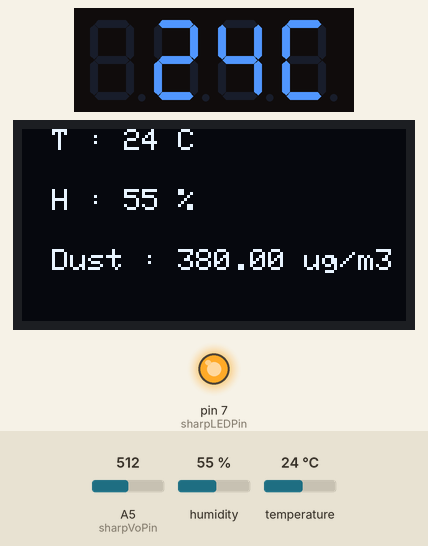
Bench run of a sketch on a simulated Arduino Uno, built with avr-gcc and run on an emulated ATmega328P. On the bench: 4-digit seven-segment display, 128×64 one-colour display, output pins drawn as LEDs (lit = HIGH). Inputs (shaded band) come from the test bench; at power-on: temperature 24 °C, A5 (sharpVoPin) = 512, humidity 55 %. The display library's start-up logo is not drawn; what the sketch prints to the serial monitor is not drawn.

Above: at 9.7 s.
9.8 s: temperature set to 28 °C
At 15.4 s:
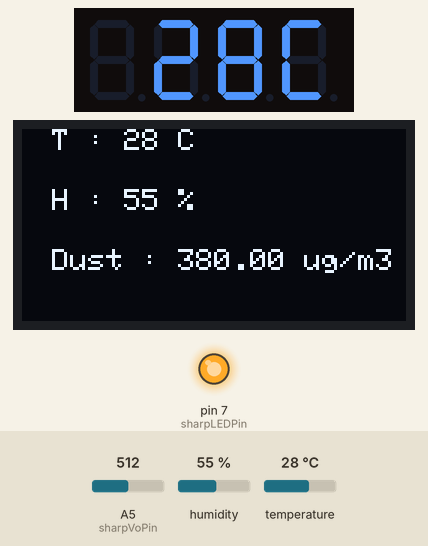
15.7 s: temperature set to 25 °C
At 20.4 s:
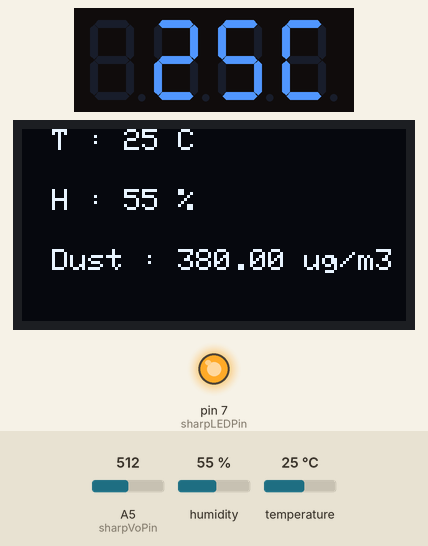
20.8 s: temperature set to 27 °C
At 27.6 s:
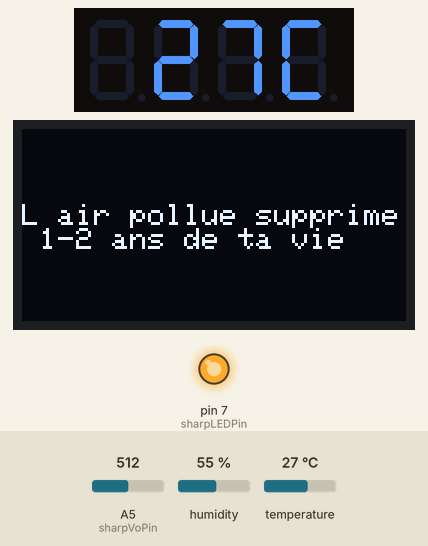
27.9 s: temperature set to 29 °C
At 32.4 s:
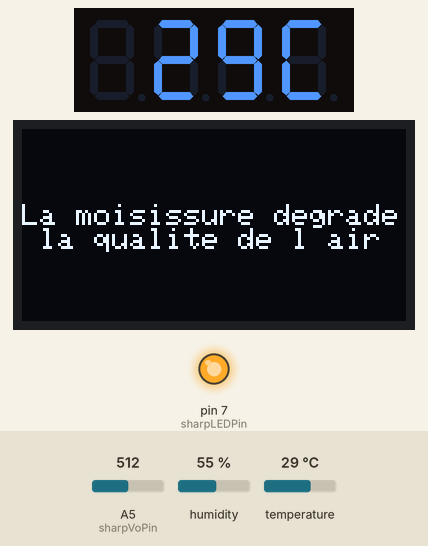
38.0 s: temperature set to 26 °C
At 43.0 s:
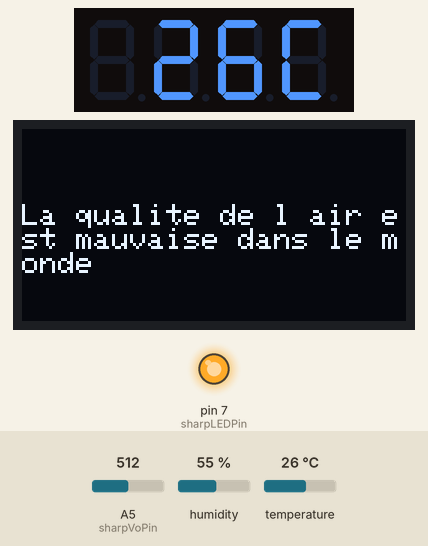
48.1 s: A5 (sharpVoPin) set to 716
At 51.1 s:
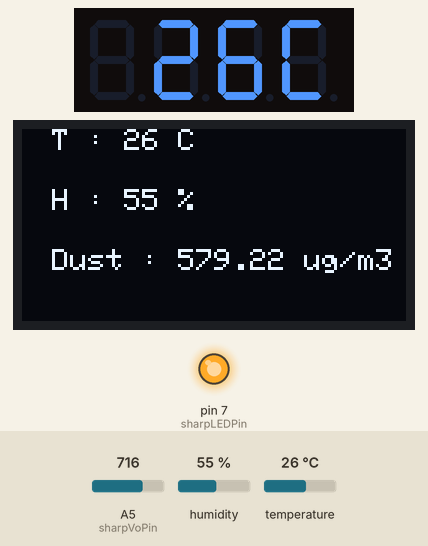
Timing chart, 0 to 52.3 s (numbered marks = the images above; inputs shaded):
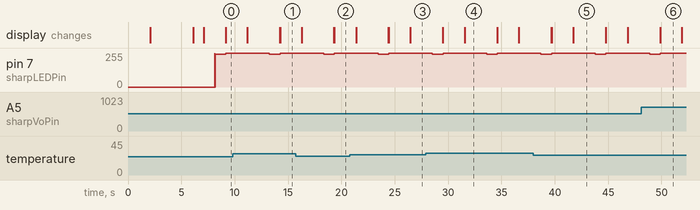

Measured:
- after the input at 9.8 s, the display: first differs from a run without the input after 4.4 s (image 1 shows a later state)
- after the input at 15.7 s, the display: first differs from a run without the input after 3.6 s (image 2 shows a later state)
- after the input at 20.8 s, the display: first differs from a run without the input after 3.6 s (image 3 shows a later state)
- after the input at 27.9 s, the display: first changes after 1.6 s (image 4 shows a later state)
- after the input at 38.0 s, the display: first changes after 1.7 s (image 5 shows a later state)
- after the input at 48.1 s, the display: changes after 1.8 s (image 6)
- by itself, pin 7 (sharpLEDPin): alternates 255/255 for 4.1 s and 245/255 for 1.0 s

The sketch:

test-nouveauecran.ino
```cpp
/********************** Auteurs *****************************/
//  DABBOUS Tala
//  DELAHAYE Laure
//  KINDONGO Andy
//  EI2I - Polytech Sorbonne
//  12/06/2019
/************************************************************/


/**********************************************************************/
// Sharp GP2Y1014AU0F Dust Sensor Demo
//
// Board Connection:
//   GP2Y1014    Arduino
//   V-LED       Between R1 and C1
//   LED-GND     C1 and GND
//   LED         Pin 7
//   S-GND       GND
//   Vo          A5
//   Vcc         5V
//
//  Clk = 13 / DATA = 11 / CS = 10 / SA0 = 9 / RST = 8
//
// Serial monitor setting:
//   9600 baud
/**********************************************************************/

///////////////////////////////////////////////////////// CONFIGURATION /////////////////////////////////////////////////////////////////////////

/************************* Choix du programme *************************/
#define USE_AVG
/**********************************************************************/


/************************* Arduino Pin Numbers ************************/
const int sharpLEDPin = 7;   // Arduino digital pin 7 connect to sensor LED.
const int sharpVoPin = A5;   // Arduino analog pin 5 connect to sensor Vo.
/**********************************************************************/


/***** Pour faire la moyenne des derniers N entrées pour le capteur de poussière ****/
#ifdef USE_AVG
#define N 100
static unsigned long VoRawTotal = 0;
static int VoRawCount = 0;
#endif                 // USE_AVG
/************************************************************************************/

/***** Réglage de la valeur de sortie en Volts du capteur de poussière quand il y a  poussière *****/
static float Voc = 0.6;
// Use the typical sensitivity in units of V per 100ug/m3.
const float K = 0.5;
/***************************************************************************************************/

/************************ Inlcure les librairies des capteurs ************************/
#include "DHT.h"
#include <DHT_U.h>
#include "TM1637.h"
#include <SPI.h>
#include <Wire.h>
#include <Adafruit_GFX.h>
#include <Adafruit_SSD1306.h>
/*************************************************************************************/

/************************ Définire les pins connectés aux composants ************************/

#define CLK 3                 //Pins for TM1637
#define DIO 4
#define DHTPIN A0             //Choisir le pin auquel t'es connecté
#define SCREEN_WIDTH 128      // OLED display width, in pixels
#define SCREEN_HEIGHT 64      // OLED display height, in pixels
#define OLED_MOSI   11
#define OLED_CLK   13
#define OLED_DC    9
#define OLED_CS    10
#define OLED_RESET 8
#define NUMFLAKES  10         // Number of snowflakes in the animation example
#define LOGO_HEIGHT   16
#define LOGO_WIDTH    16
// Choisis le capteur que tu utilises!
//#define DHTTYPE DHT11       // DHT 11
#define DHTTYPE DHT22         // DHT 22  (AM2302)
static const unsigned char PROGMEM logo_bmp[] =
{ B00000000, B11000000,
  B00000001, B11000000,
  B00000001, B11000000,
  B00000011, B11100000,
  B11110011, B11100000,
  B11111110, B11111000,
  B01111110, B11111111,
  B00110011, B10011111,
  B00011111, B11111100,
  B00001101, B01110000,
  B00011011, B10100000,
  B00111111, B11100000,
  B00111111, B11110000,
  B01111100, B11110000,
  B01110000, B01110000,
  B00000000, B00110000 };

/**** Pins associés à l'écran OLED SSD1306 codé avec le software SPI ***/
//OLED SSD1306
//Clk = pin 13 / DATA = pin 11 / CS = pin 10 / SA0 = pin 9 / RST = pin 8
/*********************************************************************************************/

/* Comment out above, uncomment this block to use hardware SPI
#define OLED_DC     6
#define OLED_CS     7
#define OLED_RESET  8
Adafruit_SSD1306 display(SCREEN_WIDTH, SCREEN_HEIGHT,
  &SPI, OLED_DC, OLED_RESET, OLED_CS);
*/

/************************ Définire les objets connectés  ************************/
Adafruit_SSD1306 display(SCREEN_WIDTH, SCREEN_HEIGHT,OLED_MOSI, OLED_CLK, OLED_DC, OLED_RESET, OLED_CS);
DHT dht(DHTPIN, DHTTYPE);
TM1637 tm1637(CLK, DIO);
/********************************************************************************/


///////////////////////////////////////////////////////// CODE /////////////////////////////////////////////////////////////////////////


// Helper functions to print a data value to the serial monitor.
void printValue(String text, unsigned int value, bool isLast = false) {
  Serial.print(text);
  Serial.print("=");
  Serial.print(value);
  if (!isLast) {
    Serial.print(", ");
  }
}
void printFValue(String text, float value, String units, bool isLast = false) {
  Serial.print(text);
  Serial.print("=");
  Serial.print(value);
  Serial.print(units);
  if (!isLast) {
    Serial.print(", ");
  }
}

/****** Fonction principale qui dessine sur l'écran ******/
void draw(int t, int h, float dustDensity) {
  display.clearDisplay();
  display.setTextSize(1);               //Tu peux choisir la taille de l'écriture sur l'écran
  display.setTextColor(WHITE);
  display.setCursor(10, 0);
  /** Affichage sur l'écran de la température **/
  display.print(F("T : "));
  display.print(t);
  display.print(F(" C"));
  display.setCursor(10, 20);
  /** Affichage sur l'écran de l'humidité **/
  display.print(F("H : "));
  display.print(h);
  display.print(F(" %"));
  display.setCursor(10, 40);
  /** Affichage sur l'écran de la qualité de l'air **/
  display.print(F("Dust : "));
  display.print(dustDensity);
  display.print(F(" ug/m3"));
  display.display();
  delay(2000);
  int fact_num = factnumber(t);
  showFacts(fact_num);
}

int factnumber(int t) {
  int factnumber;
  if (t >= 25)
  {
    if (t < 26)
    {
      factnumber = 1;
    }
    else
    {
      if ( t < 27)
      {
        factnumber = 2;
      }
      else if ( t < 28)
      {
        factnumber = 3;
      }
      else if ( t < 29)
      {
        factnumber = 4;
      }
      else if ( t < 30)
      {
        factnumber = 5;
      }
    }
  }
  else
  {

  }
  return factnumber;
}

void showFacts(int factnumber) {
  display.clearDisplay();
  display.setTextSize(1);
  display.setTextColor(WHITE);
  display.setCursor(0, 25);

  switch(factnumber) {
    case 1:
      display.println(F("L air pollue cause une mort sur huit dans le monde")) ;
      break;

    case 2:
      display.println(F("La qualite de l air est mauvaise dans le monde"));
      break;

    case 3:
      display.println(F("L air pollue supprime 1-2 ans de ta vie"));
      break;

    case 4:
      display.println(F("Aerer ton logement ameliore la qualite de l air"));
      break;

     case 5:
      display.println(F("La moisissure degrade la qualite de l air"));
      break;
  }
  display.display();
  delay(2000);
}


/****** Fonction d'initialisation de l'Arduino ******/
void setup() {
  // Réglage de la LED en mode OUTPUT c'est-à-dire en "sortie"
  pinMode(sharpLEDPin, OUTPUT);

  // Démarrage du hardware
  Serial.begin(9600);
  dht.begin();
  tm1637.init();
  tm1637.set(BRIGHT_TYPICAL);

  // Affichage dans le moniteur série afin de suivre le déroulement du code
  delay(2000);
  Serial.println("");
  Serial.println("DUST GP2Y1014AU0F & DHT & 7SEG demo");
  Serial.println("=======================================");

  // Détection d'érreur avec l'écran
  if(!display.begin(SSD1306_SWITCHCAPVCC)) {
    Serial.println(F("SSD1306 allocation failed"));
    for(;;); // Don't proceed, loop forever
      }
  display.display();
  delay(2000); // Pause for 2 seconds

  // Cette fonction efface le contenu de l'écran
  display.clearDisplay();

  // Cette fonction DOIT être appelée après avoir dessiné sur l'écran pour que ce soit visibile!
  display.display();
  delay(2000);


  // Les lignes ci-dessous permettent de recharger le contenu de l'écran à afficher
  display.invertDisplay(true);
  delay(1000);
  display.invertDisplay(false);
  delay(1000);

}

/****** Fonction principale qui appele les autres fonctions ******/
void loop() {
  // On allume le capteur de poussière en allumant la LED (état LOW c'est-à-dire BAS)
  digitalWrite(sharpLEDPin, LOW);

  // On attend 0.28ms avant de lire la valeur en sortie
  delayMicroseconds(280);

  // On lit la valeur de sortie du capteur de poussière. Cette opération prend environ 100 us.
  int VoRaw = analogRead(sharpVoPin);

  // On éteint le capteur de poussière en éteignant la LED (état HIGH c'est-à-dire HAUT)
  digitalWrite(sharpLEDPin, HIGH);

  // On attend pendant le temps restant du cycle de 10 ms(10000 - 280 - 100 microseconds).
  delayMicroseconds(9620);

  // Imprimer la valeur VoRaw (numéro de 0 à 1023).
  #ifdef PRINT_RAW_DATA
  printValue("VoRaw", VoRaw, true);

#endif // PRINT_RAW_DATA

  // On utilise la moyenne si besoin
  float Vo = VoRaw;
#ifdef USE_AVG
  VoRawTotal += VoRaw;
  VoRawCount++;
  if ( VoRawCount >= N ) {
    Vo = 1.0 * VoRawTotal / N;
    VoRawCount = 0;
    VoRawTotal = 0;
  } else {
    return;
  }
#endif // USE_AVG

  // On convertir la valeur sortie afin de l'avoir en Volts
  Vo = Vo / 1024.0 * 5.0;
  printFValue("Vo", Vo * 1000.0, "mV");

  // Convert to Dust Density in units of ug/m3.
  float dV = Vo - Voc;
  if ( dV < 0 ) {
    dV = 0;
    Voc = Vo;
  }
  float dustDensity = dV / K * 100.0;
  printFValue("DustDensity", dustDensity, "ug/m3", true);
  Serial.println("");              // Cette fonction affiche dans le serial monitor

  // On lit les valeurs envoyées par le capteur d'humidité et de température
  float h = dht.readHumidity();
  float t = dht.readTemperature();

  int temp = dht.readTemperature();
  int humi = dht.readHumidity();
  int digitoneT = temp / 10;
  int digittwoT = temp % 10;
  // Réglage de l'écran afficheur 7 segments
  tm1637.display(1, digitoneT);
  tm1637.display(2, digittwoT);
  tm1637.display(3, 12); // put a C at the end


  // Fonction appelée pour dessiner sur l'écran
  draw(temp, humi,dustDensity);

  // Vérification que nous avons reçu les bonnes valeurs des capteurs
  if (isnan(t) || isnan(h))
  {
    Serial.println("Failed to read from DHT");
  }
  else
  {
    Serial.print("Humidity: ");
    Serial.print(h);
    Serial.print(" %\t");
    Serial.print("Temperature: ");
    Serial.print(t);
    Serial.println(" *C");
  }

} // END PROGRAM
```
